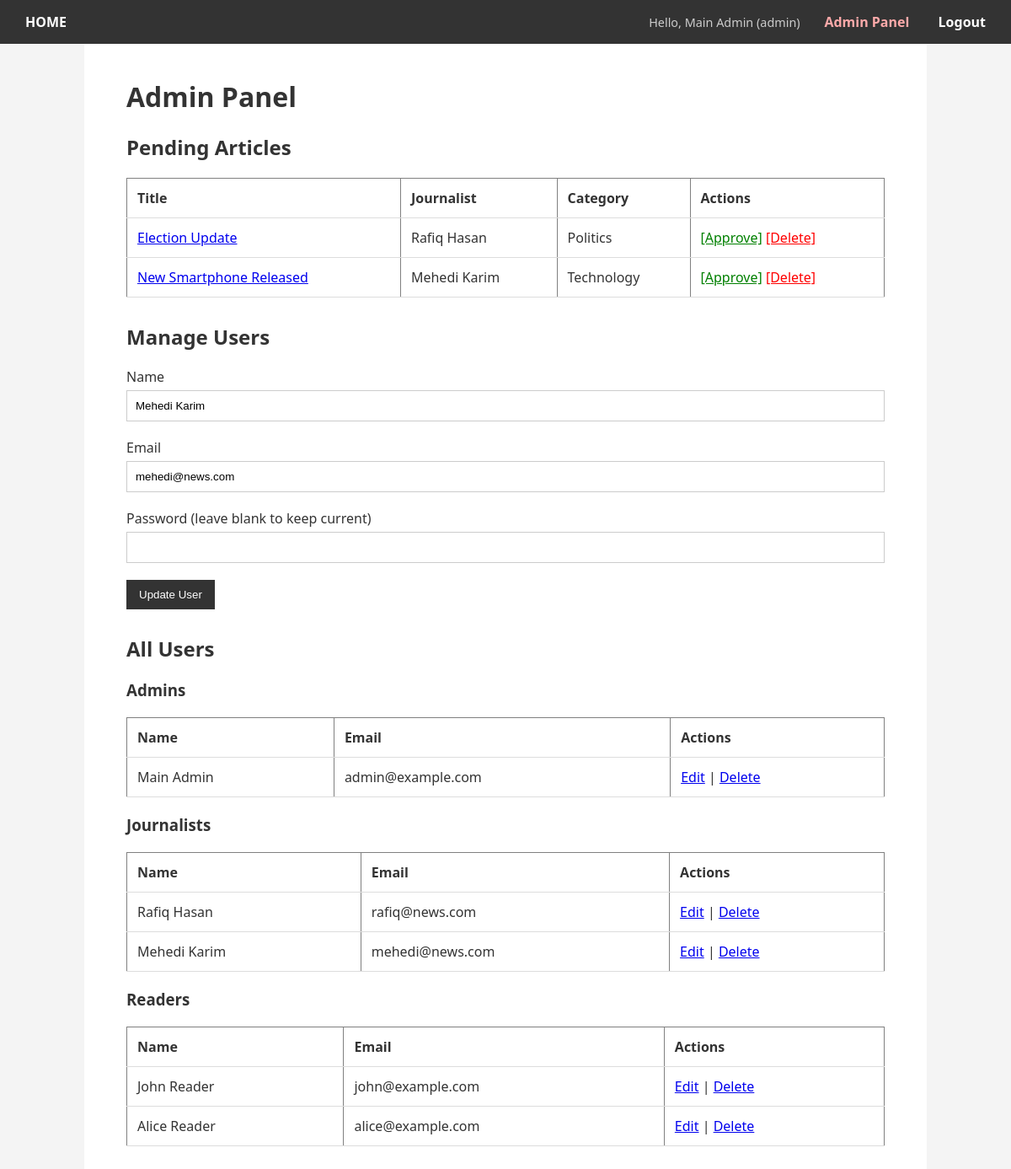
/admin_panel.php?edit=2&role=journalist (signed in), run on the app's committed database.
### tables this page shows
CREATE TABLE Article (
    article_id INT AUTO_INCREMENT PRIMARY KEY,
    title VARCHAR(255) NOT NULL,
    content TEXT NOT NULL,
    publish_date DATETIME NOT NULL,
    is_approved TINYINT(1) NOT NULL DEFAULT 0,
    journalist_id INT NOT NULL,
    category_id INT NOT NULL,
    FOREIGN KEY (journalist_id) REFERENCES Journalists(journalist_id),
    FOREIGN KEY (category_id) REFERENCES Categories(category_id)
);

CREATE TABLE Journalists (
    journalist_id INT AUTO_INCREMENT PRIMARY KEY,
    journalist_name VARCHAR(150) NOT NULL,
    email VARCHAR(200) UNIQUE NOT NULL,
    password_hash VARCHAR(255) NOT NULL,
    bio TEXT
);

CREATE TABLE Categories (
    category_id INT AUTO_INCREMENT PRIMARY KEY,
    category_name VARCHAR(100) NOT NULL UNIQUE
);

CREATE TABLE Readers (
    reader_id INT AUTO_INCREMENT PRIMARY KEY,
    reader_name VARCHAR(150) NOT NULL,
    email VARCHAR(200) UNIQUE NOT NULL,
    password_hash VARCHAR(255) NOT NULL
);

### admin_panel.php (the view, shortened to what this page needs)
<?php
require 'includes/db.php';
require 'includes/header.php';
$pdo->setAttribute(PDO::ATTR_ERRMODE, PDO::ERRMODE_EXCEPTION);
$edit_user = null;
if (isset($_GET['edit'], $_GET['role'])) {
    $edit_id = (int)$_GET['edit'];
    $role = $_GET['role'];
    if ($role==='admin') $stmt=$pdo->prepare("SELECT * FROM Admin WHERE admin_id=?");
    elseif ($role==='journalist') $stmt=$pdo->prepare("SELECT * FROM Journalists WHERE journalist_id=?");
    else $stmt=$pdo->prepare("SELECT * FROM Readers WHERE reader_id=?");
    $stmt->execute([$edit_id]);
    $edit_user=$stmt->fetch();
}
$articles = $pdo->query("
    SELECT a.*, j.journalist_name, c.category_name
    FROM Article a
    JOIN Journalists j ON a.journalist_id=j.journalist_id
    JOIN Categories c ON a.category_id=c.category_id
    WHERE a.is_approved=0
")->fetchAll();
$admins = $pdo->query("SELECT * FROM Admin")->fetchAll();
$journalists = $pdo->query("SELECT * FROM Journalists")->fetchAll();
$readers = $pdo->query("SELECT * FROM Readers")->fetchAll();
?>
<div style="max-width:900px;margin:auto;">
<h1>Admin Panel</h1>
<h2>Pending Articles</h2>
<?php if(count($articles) > 0): ?>
<table border="1" cellpadding="5" cellspacing="0" style="width:100%; margin-bottom:30px;">
<tr><th>Title</th><th>Journalist</th><th>Category</th><th>Actions</th></tr>
<?php foreach($articles as $a): ?>
<tr>
    <td><a href="article.php?id=<?=$a['article_id']?>" target="_blank"><?=htmlspecialchars($a['title'])?></a></td>
    <td><?=htmlspecialchars($a['journalist_name'])?></td>
    <td><?=htmlspecialchars($a['category_name'])?></td>
    <td>
        <a href="?action=approve&id=<?=$a['article_id']?>" style="color:green" onclick="return confirm('Approve this article?')">[Approve]</a>
        <a href="?action=delete&id=<?=$a['article_id']?>" style="color:red" onclick="return confirm('Delete this article?')">[Delete]</a>
    </td>
</tr>
<?php endforeach; ?>
</table>
<?php else: ?>
<p>No pending articles.</p>
<?php endif; ?>
<h2>Manage Users</h2>
<form method="POST" style="margin-bottom:30px;">
    <label>Name</label>
    <input type="text" name="name" value="<?= $edit_user ? htmlspecialchars($edit_user['admin_name'] ?? $edit_user['journalist_name'] ?? $edit_user['reader_name']) : '' ?>" required>
    <label>Email</label>
    <input type="email" name="email" value="<?= $edit_user ? htmlspecialchars($edit_user['email']) : '' ?>" required>
    <label>Password <?= $edit_user ? "(leave blank to keep current)" : "" ?></label>
    <input type="password" name="password">
    <button type="submit" name="<?= $edit_user ? 'edit_user':'add_user' ?>"><?= $edit_user ? 'Update User':'Add User' ?></button>
</form>
<h2>All Users</h2>
<?php
function render_user_table($users, $role_name, $role_key){
    echo "<h3>$role_name</h3>";
    echo "<table border='1' cellpadding='5' cellspacing='0' style='width:100%; margin-bottom:20px;'>
            <tr><th>Name</th><th>Email</th><th>Actions</th></tr>";
    foreach($users as $u){
        $id = $u[$role_key.'_id'];
        $name = htmlspecialchars($u[$role_key.'_name']);
        $email = htmlspecialchars($u['email']);
        echo "<tr>
                <td>$name</td>
                <td>$email</td>
                <td>
                    <a href='?edit=$id&role=$role_key'>Edit</a> |
                    <a href='?delete=$id&role=$role_key' onclick='return confirm(\"Delete?\")'>Delete</a>
                </td>
              </tr>";
    }
    echo "</table>";
}
render_user_table($admins, "Admins", "admin");
?>
</div>
</body>
</html>

### css/style.css (style rules this page uses)
body { font-family: 'Segoe UI', Tahoma, Geneva, Verdana, sans-serif; margin: 0; background-color: #f4f4f4; color: #333; }
input, select, textarea { width: 100%; padding: 10px; margin: 5px 0 20px 0; border: 1px solid #ccc; box-sizing: border-box; }
button { background-color: #333; color: white; padding: 10px 15px; border: none; cursor: pointer; }
table { width: 100%; border-collapse: collapse; margin-top: 20px; }
th, td { padding: 12px; border-bottom: 1px solid #ddd; text-align: left; }

### data on the page
article: title "Election Update", journalist.journalist_name "Rafiq Hasan", category.category_name "Politics"
article: title "New Smartphone Released", journalist.journalist_name "Mehedi Karim", category.category_name "Technology"
journalists: name "Mehedi Karim", email "mehedi@news.com", journalist_name "Mehedi Karim"
journalists: journalist_name "Rafiq Hasan", email "rafiq@news.com"
readers: reader_name "John Reader", email "john@example.com"
readers: reader_name "Alice Reader", email "alice@example.com"

### other printed values
$_SESSION['user_name'] "Main Admin"
$_SESSION['role'] "admin"
$role_name "Admins Journalists Readers"
$name "Main Admin"
$email "admin@example.com"
